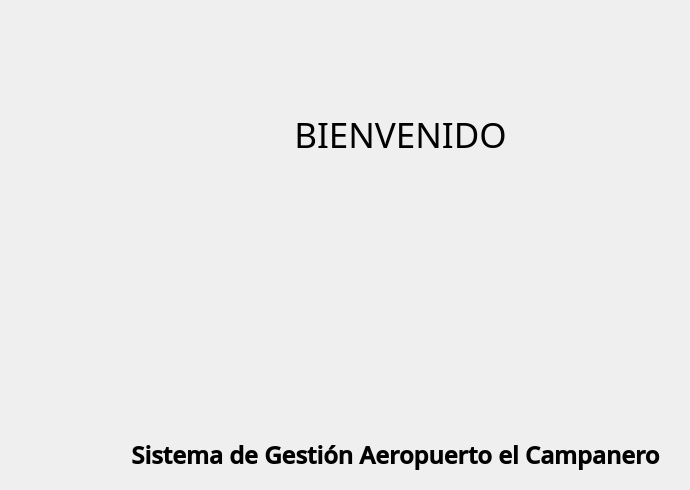
     <widget class="QWidget" name="pg_bienvenido">
      <widget class="QLabel" name="label_cerrarsesion_2">
       <property name="geometry">
        <rect>
         <x>110</x>
         <y>430</y>
         <width>571</width>
         <height>51</height>
        </rect>
       </property>
       <property name="font">
        <font>
         <family>Open Sans Semibold</family>
         <pointsize>12</pointsize>
         <weight>75</weight>
         <bold>true</bold>
        </font>
       </property>
       <property name="text">
        <string>&lt;html&gt;&lt;head/&gt;&lt;body&gt;&lt;p align=&quot;center&quot;&gt;&lt;span style=&quot; font-size:18pt; color:#000000;&quot;&gt;Sistema de Gestión Aeropuerto el Campanero&lt;/span&gt;&lt;/p&gt;&lt;/body&gt;&lt;/html&gt;</string>
       </property>
      </widget>
      <widget class="QLabel" name="label_11">
       <property name="geometry">
        <rect>
         <x>240</x>
         <y>150</y>
         <width>301</width>
         <height>301</height>
        </rect>
       </property>
       <property name="text">
        <string/>
       </property>
       <property name="pixmap">
        <pixmap>../Ventanas/Icons/Avion.png</pixmap>
       </property>
       <property name="scaledContents">
        <bool>true</bool>
       </property>
      </widget>
      <widget class="QLabel" name="label_cerrarsesion_97">
       <property name="geometry">
        <rect>
         <x>290</x>
         <y>110</y>
         <width>221</width>
         <height>41</height>
        </rect>
       </property>
       <property name="font">
        <font>
         <family>Franklin Gothic Heavy</family>
         <pointsize>12</pointsize>
         <weight>50</weight>
         <bold>false</bold>
        </font>
       </property>
       <property name="text">
        <string>&lt;html&gt;&lt;head/&gt;&lt;body&gt;&lt;p align=&quot;center&quot;&gt;&lt;span style=&quot; font-size:26pt; color:#000000;&quot;&gt;BIENVENIDO&lt;/span&gt;&lt;/p&gt;&lt;/body&gt;&lt;/html&gt;</string>
       </property>
      </widget>
     </widget>
